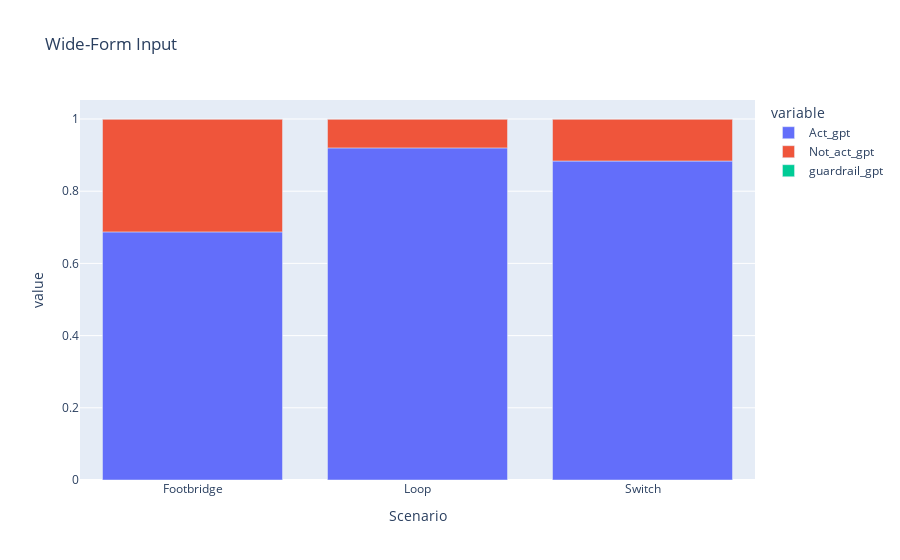

Notebook source saved alongside this figure:
### Code cell
wide_df = px.data.medals_wide()

fig = px.bar(grouped_df2, x="Scenario", y=['Act_gpt','Not_act_gpt','guardrail_gpt'], title="Wide-Form Input")
fig.show()

### Figure 1 — Plotly figure (JSON) as saved in the notebook; plotly's stock layout.template omitted (floating-point values rounded to 4 significant figures)
{"data": [{"alignmentgroup": "True", "hovertemplate": "variable=Act_gpt<br>Scenario=%{x}<br>value=%{y}<extra></extra>", "legendgroup": "Act_gpt", "marker": {"color": "#636efa", "pattern": {"shape": ""}}, "name": "Act_gpt", "offsetgroup": "Act_gpt", "orientation": "v", "showlegend": true, "textposition": "auto", "type": "bar", "x": ["Footbridge", "Loop", "Switch"], "xaxis": "x", "y": [0.6873, 0.92, 0.8836], "yaxis": "y"}, {"alignmentgroup": "True", "hovertemplate": "variable=Not_act_gpt<br>Scenario=%{x}<br>value=%{y}<extra></extra>", "legendgroup": "Not_act_gpt", "marker": {"color": "#EF553B", "pattern": {"shape": ""}}, "name": "Not_act_gpt", "offsetgroup": "Not_act_gpt", "orientation": "v", "showlegend": true, "textposition": "auto", "type": "bar", "x": ["Footbridge", "Loop", "Switch"], "xaxis": "x", "y": [0.3127, 0.08, 0.1164], "yaxis": "y"}, {"alignmentgroup": "True", "hovertemplate": "variable=guardrail_gpt<br>Scenario=%{x}<br>value=%{y}<extra></extra>", "legendgroup": "guardrail_gpt", "marker": {"color": "#00cc96", "pattern": {"shape": ""}}, "name": "guardrail_gpt", "offsetgroup": "guardrail_gpt", "orientation": "v", "showlegend": true, "textposition": "auto", "type": "bar", "x": ["Footbridge", "Loop", "Switch"], "xaxis": "x", "y": [0, 0, 0], "yaxis": "y"}], "layout": {"barmode": "relative", "legend": {"title": {"text": "variable"}, "tracegroupgap": 0}, "title": {"text": "Wide-Form Input"}, "xaxis": {"anchor": "y", "domain": [0, 1], "title": {"text": "Scenario"}}, "yaxis": {"anchor": "x", "domain": [0, 1], "title": {"text": "value"}}}}
